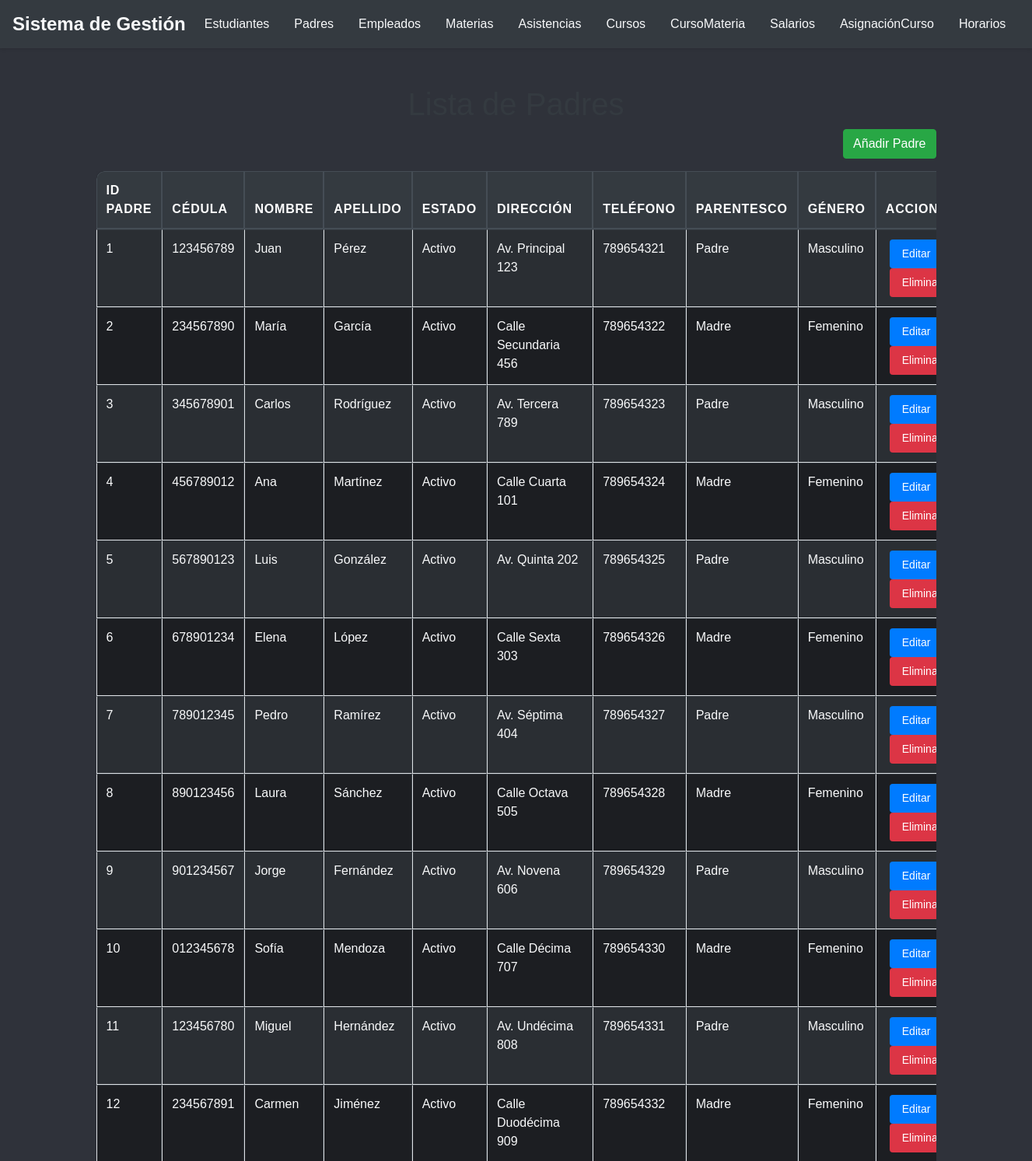
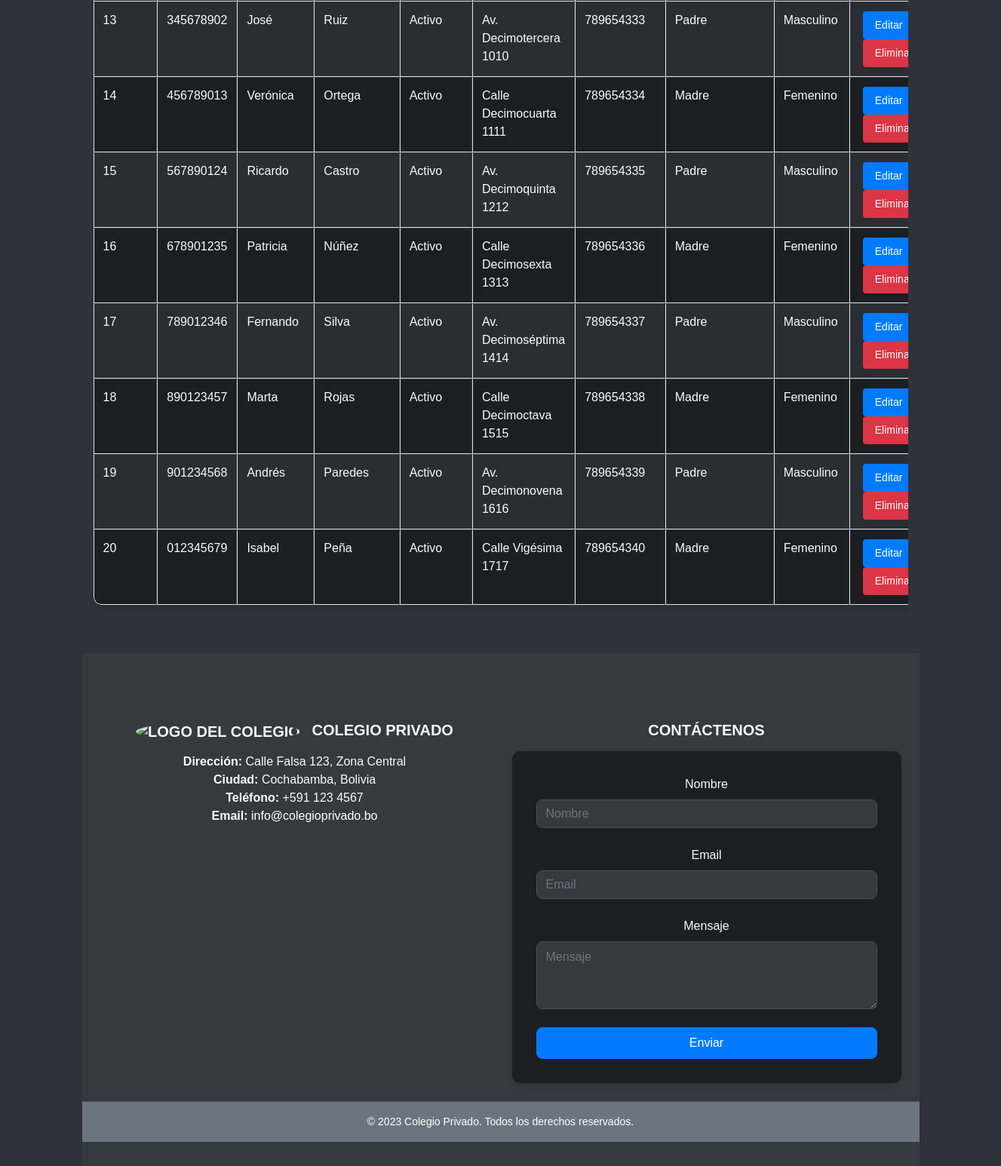
Screenshot of /padre/index.php with the database file from the repository (2 pictures, top to bottom).
### tables this page shows
CREATE TABLE PADRE
(
    codPadre   INT AUTO_INCREMENT,
    cedulaId   VARCHAR(15) NOT NULL,
    nombre     VARCHAR(45) NOT NULL,
    apellido   VARCHAR(45) NOT NULL,
    estado     VARCHAR(45),
    direccion  VARCHAR(100),
    telefono   VARCHAR(15),
    parentesco VARCHAR(45),
    genero     VARCHAR(45),
    CONSTRAINT PK_PADRE PRIMARY KEY (codPadre)
);

### padre/index.php (the view, shortened to what this page needs)
<?php
include '../conexion.php';
include '../header.php';
?>
<div class="container-fluid">
    <h1 class="text-center mt-5">Lista de Padres</h1>
    <div class="mb-3 text-right">
        <a href="anadir.php" class="btn btn-success">Añadir Padre</a>
    </div>
    <div class="table-responsive mt-3">
        <table class="table table-bordered table-striped w-100">
            <thead class="thead-dark">
                <tr>
                    <th>ID Padre</th>
                    <th>Cédula</th>
                    <th>Nombre</th>
                    <th>Apellido</th>
                    <th>Estado</th>
                    <th>Dirección</th>
                    <th>Teléfono</th>
                    <th>Parentesco</th>
                    <th>Género</th>
                    <th>Acciones</th>
                </tr>
            </thead>
            <tbody>
                <?php
                $sql = "SELECT * FROM PADRE";
                $result = $conexion->query($sql);
                if ($result->num_rows > 0) {
                    while($row = $result->fetch_assoc()) {
                        echo "<tr>
                                <td>" . $row["codPadre"]. "</td>
                                <td>" . $row["cedulaId"]. "</td>
                                <td>" . $row["nombre"]. "</td>
                                <td>" . $row["apellido"]. "</td>
                                <td>" . $row["estado"]. "</td>
                                <td>" . $row["direccion"]. "</td>
                                <td>" . $row["telefono"]. "</td>
                                <td>" . $row["parentesco"]. "</td>
                                <td>" . $row["genero"]. "</td>
                                <td>
                                    <a href='editar.php?id=".$row["codPadre"]."' class='btn btn-primary btn-sm'>Editar</a>
                                    <a href='eliminar.php?id=".$row["codPadre"]."' class='btn btn-danger btn-sm'>Eliminar</a>
                                </td>
                            </tr>";
                    }
                } else {
                    echo "<tr><td colspan='10' class='text-center'>No hay padres</td></tr>";
                }
                ?>
            </tbody>
        </table>
    </div>
</div>
<?php
include '../footer.php';
?>

### css/styles.css (style rules this page uses)
body { font-family: Arial, sans-serif; margin: 0; background-color: #2f323a; }
h1 { color: #343a40; }
.table { width: 100%; margin-bottom: 1rem; background-color: #1c1e22; color: #f8f9fa; border-collapse: separate; border-spacing: 0; border-radius: 10px; overflow: hidden; box-shadow: 0 4px 8px rgba(0, 0, 0, 0.1); }
.table thead th { vertical-align: bottom; border-bottom: 2px solid #343a40; background-color: #343a40; color: #f8f9fa; text-transform: uppercase; letter-spacing: 0.05em; transition: background-color 0.3s ease-in-out; padding: 0.75rem; }
.table thead th:first-child { border-top-left-radius: 10px; }
.table thead th:last-child { border-top-right-radius: 10px; }
.table tbody tr { transition: background-color 0.3s ease-in-out; }
.table td, .table th { padding: 0.75rem; vertical-align: top; border-top: 1px solid #343a40; }
.table td { border-right: 1px solid #343a40; }
.table td:last-child { border-right: none; }
.table tbody tr:last-child td:first-child { border-bottom-left-radius: 10px; }
.table tbody tr:last-child td:last-child { border-bottom-right-radius: 10px; }
.table .btn { margin: 0 5px; color: #fff; border: none; padding: 0.5rem 1rem; border-radius: 0.25rem; transition: background-color 0.3s ease-in-out; }
.table tbody tr:nth-of-type(odd) { background-color: #2a2e33; }
.btn-primary { color: #fff; background-color: #007bff; border-color: #007bff; padding: 0.5rem 1rem; border-radius: 0.5rem; transition: background-color 0.3s ease-in-out, border-color 0.3s ease-in-out; }

### rows the page displays
padre: codPadre "1", cedulaId "123456789", nombre "Juan", apellido "Pérez", estado "Activo", direccion "Av. Principal 123", telefono "789654321", parentesco "Padre", genero "Masculino"
padre: codPadre "2", cedulaId "234567890", nombre "María", apellido "García", estado "Activo", direccion "Calle Secundaria 456", telefono "789654322", parentesco "Madre", genero "Femenino"
padre: codPadre "3", cedulaId "345678901", nombre "Carlos", apellido "Rodríguez", estado "Activo", direccion "Av. Tercera 789", telefono "789654323", parentesco "Padre", genero "Masculino"
padre: codPadre "4", cedulaId "456789012", nombre "Ana", apellido "Martínez", estado "Activo", direccion "Calle Cuarta 101", telefono "789654324", parentesco "Madre", genero "Femenino"
padre: codPadre "5", cedulaId "567890123", nombre "Luis", apellido "González", estado "Activo", direccion "Av. Quinta 202", telefono "789654325", parentesco "Padre", genero "Masculino"
padre: codPadre "6", cedulaId "678901234", nombre "Elena", apellido "López", estado "Activo", direccion "Calle Sexta 303", telefono "789654326", parentesco "Madre", genero "Femenino"
padre: codPadre "7", cedulaId "789012345", nombre "Pedro", apellido "Ramírez", estado "Activo", direccion "Av. Séptima 404", telefono "789654327", parentesco "Padre", genero "Masculino"
padre: codPadre "8", cedulaId "890123456", nombre "Laura", apellido "Sánchez", estado "Activo", direccion "Calle Octava 505", telefono "789654328", parentesco "Madre", genero "Femenino"
padre: codPadre "9", cedulaId "901234567", nombre "Jorge", apellido "Fernández", estado "Activo", direccion "Av. Novena 606", telefono "789654329", parentesco "Padre", genero "Masculino"
padre: codPadre "10", cedulaId "012345678", nombre "Sofía", apellido "Mendoza", estado "Activo", direccion "Calle Décima 707", telefono "789654330", parentesco "Madre", genero "Femenino"
padre: codPadre "11", cedulaId "123456780", nombre "Miguel", apellido "Hernández", estado "Activo", direccion "Av. Undécima 808", telefono "789654331", parentesco "Padre", genero "Masculino"
padre: codPadre "12", cedulaId "234567891", nombre "Carmen", apellido "Jiménez", estado "Activo", direccion "Calle Duodécima 909", telefono "789654332", parentesco "Madre", genero "Femenino"
padre: codPadre "13", cedulaId "345678902", nombre "José", apellido "Ruiz", estado "Activo", direccion "Av. Decimotercera 1010", telefono "789654333", parentesco "Padre", genero "Masculino"
padre: codPadre "14", cedulaId "456789013", nombre "Verónica", apellido "Ortega", estado "Activo", direccion "Calle Decimocuarta 1111", telefono "789654334", parentesco "Madre", genero "Femenino"
padre: codPadre "15", cedulaId "567890124", nombre "Ricardo", apellido "Castro", estado "Activo", direccion "Av. Decimoquinta 1212", telefono "789654335", parentesco "Padre", genero "Masculino"
padre: codPadre "16", cedulaId "678901235", nombre "Patricia", apellido "Núñez", estado "Activo", direccion "Calle Decimosexta 1313", telefono "789654336", parentesco "Madre", genero "Femenino"
padre: codPadre "17", cedulaId "789012346", nombre "Fernando", apellido "Silva", estado "Activo", direccion "Av. Decimoséptima 1414", telefono "789654337", parentesco "Padre", genero "Masculino"
padre: codPadre "18", cedulaId "890123457", nombre "Marta", apellido "Rojas", estado "Activo", direccion "Calle Decimoctava 1515", telefono "789654338", parentesco "Madre", genero "Femenino"
padre: codPadre "19", cedulaId "901234568", nombre "Andrés", apellido "Paredes", estado "Activo", direccion "Av. Decimonovena 1616", telefono "789654339", parentesco "Padre", genero "Masculino"
padre: codPadre "20", cedulaId "012345679", nombre "Isabel", apellido "Peña", estado "Activo", direccion "Calle Vigésima 1717", telefono "789654340", parentesco "Madre", genero "Femenino"
